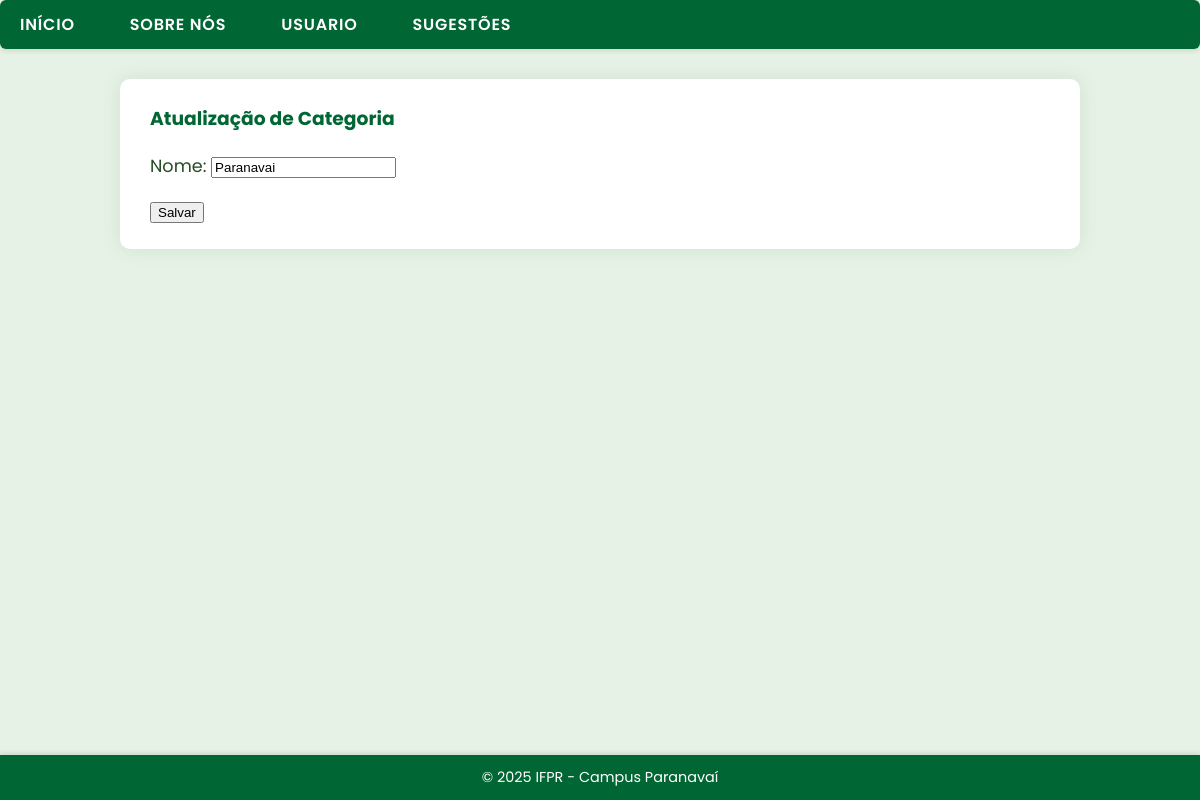
Before: /editar/categoria/1/ with the older database file.
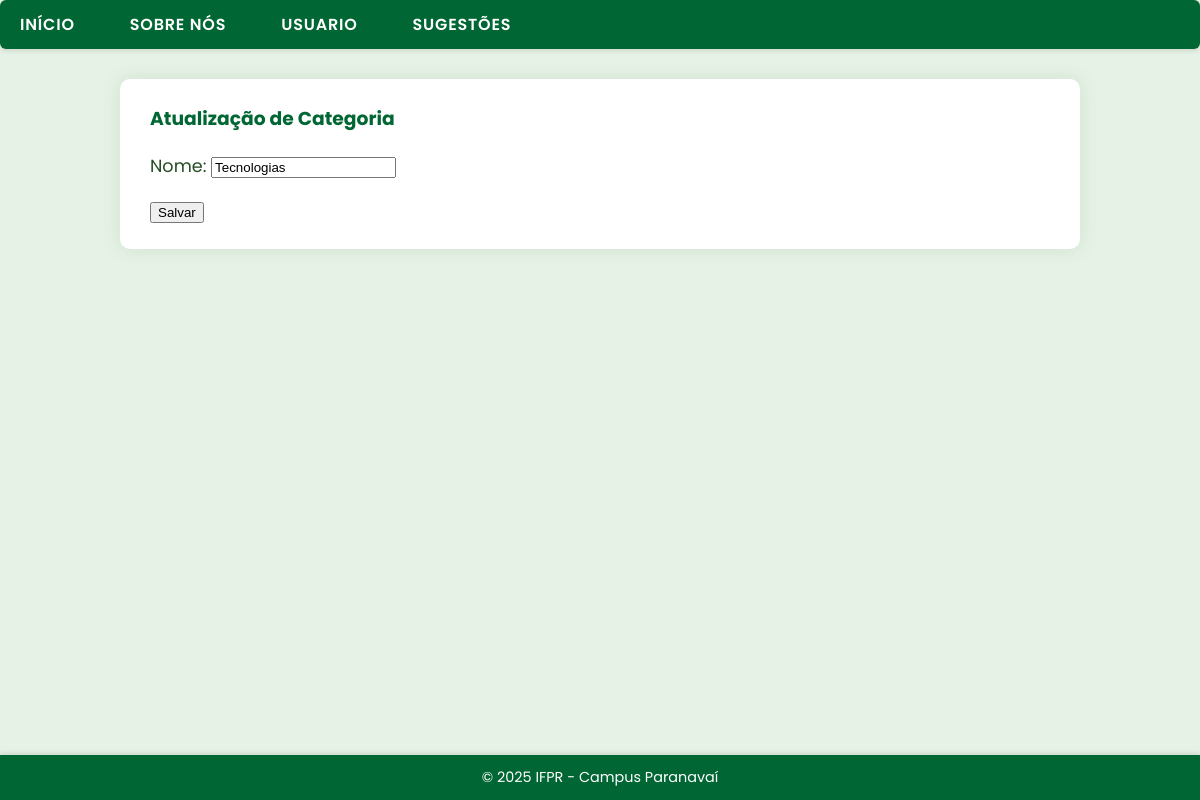
After: the same page with the newer database file.
### paginas/models.py (models this page shows, shortened)
class Categoria(models.Model):
    nome = models.CharField(max_length=100)

### paginas/views.py (the view)
# urls.py: path("editar/categoria/<int:pk>/", CategoriaUpdate.as_view(), name="editar-categoria"),
class CategoriaUpdate(UpdateView):
    model = Categoria
    fields = ['nome']
    template_name = 'paginas/form.html'
    success_url = reverse_lazy('index')
    extra_context = {'titulo': 'Atualização de Categoria', 'botao': 'Salvar'}

### paginas/templates/paginas/form.html (shortened to what this page needs)
{% extends "paginas/index.html" %}
{% load static %}
{% block conteudo %}
<h3> {{titulo}} </h3>
<form action-"" method="POST">
    {{form.as_p}}
    <button type="submit" >Salvar</button>
</form>
{% endblock %}

### paginas/templates/paginas/index.html (shortened to what this page needs)
{% load static %}
<!DOCTYPE html>
<html lang="pt-br">
<head>
    <link rel="stylesheet" href="{% static 'css/estilo.css' %}" />
</head>
<body>
    <ul class="menu">
        <li><a href="{% url 'index' %}">Início</a></li>
        <li><a href="{% url 'sobre' %}">Sobre Nós</a></li>
        <li><a href="{% url 'inserir-usuario' %}">Usuario</a></li>
        <li><a href="{% url 'inserir-sugestao' %}">Sugestões</a></li>
    </ul>
    <div id="conteudo">
        {% block conteudo %}{% endblock %}
    </div>
    <footer id="rodape">
        &copy; 2025 IFPR - Campus Paranavaí
    </footer>
</body>
</html>

### static/css/estilo.css (style rules this page uses)
body { font-family: 'Poppins', sans-serif; background-color: #e6f2e6; color: #1a3d1a; margin: 0; padding: 0; }
.menu { list-style: none; padding: 0; margin: 0; display: flex; gap: 15px; background-color: #006633; box-shadow: 0 2px 5px rgba(0,0,0,0.1); border-radius: 6px; }
.menu li { display: inline; }
.menu li a { text-decoration: none; color: white; font-weight: 600; padding: 12px 20px; border-radius: 5px; transition: background-color 0.3s ease, color 0.3s ease; text-transform: uppercase; letter-spacing: 0.05em; display: block; }
#conteudo { max-width: 900px; background-color: white; margin: 30px auto 70px; padding: 25px 30px; border-radius: 10px; box-shadow: 0 0 20px rgba(0,100,0,0.1); }
h3 { color: #006633; margin-top: 0; font-weight: 700; }
p { line-height: 1.7; font-size: 1.1rem; color: #264d26; }
#rodape { background-color: #006633; color: white; text-align: center; padding: 12px 0; font-size: 0.9rem; position: fixed; bottom: 0; width: 100%; box-shadow: 0 -2px 5px rgba(0,0,0,0.1); }

Changed rows visible on the page:
changed Categoria: nome "Paranavai" → "Tecnologias"
